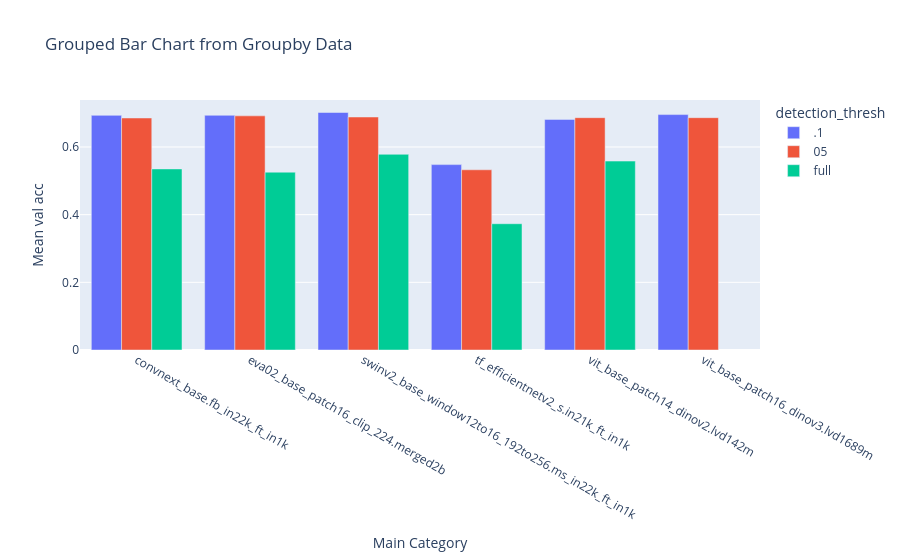

Source (notebook cell):
### Code cell
# 4. Plot with Plotly Express
fig = px.bar(
    data_frame=df_plot,
    x="params.backbone",
    y="metrics.best_val_acc",
    color="detection_thresh",
    barmode="group", # Key for grouped bars
    title="Grouped Bar Chart from Groupby Data"
)

# Optional: Further customize the plot
fig.update_layout(xaxis_title="Main Category", yaxis_title="Mean val acc")

# Display the figure
fig.show()

### Figure 1 — Plotly figure (JSON) as saved in the notebook; plotly's stock layout.template omitted (floating-point values rounded to 4 significant figures)
{"data": [{"alignmentgroup": "True", "hovertemplate": "detection_thresh=.1<br>params.backbone=%{x}<br>metrics.best_val_acc=%{y}<extra></extra>", "legendgroup": ".1", "marker": {"color": "#636efa", "pattern": {"shape": ""}}, "name": ".1", "offsetgroup": ".1", "orientation": "v", "showlegend": true, "textposition": "auto", "type": "bar", "x": ["convnext_base.fb_in22k_ft_in1k", "eva02_base_patch16_clip_224.merged2b", "swinv2_base_window12to16_192to256.ms_in22k_ft_in1k", "tf_efficientnetv2_s.in21k_ft_in1k", "vit_base_patch14_dinov2.lvd142m", "vit_base_patch16_dinov3.lvd1689m"], "xaxis": "x", "y": [0.6935, 0.6937, 0.702, 0.548, 0.6816, 0.6958], "yaxis": "y"}, {"alignmentgroup": "True", "hovertemplate": "detection_thresh=05<br>params.backbone=%{x}<br>metrics.best_val_acc=%{y}<extra></extra>", "legendgroup": "05", "marker": {"color": "#EF553B", "pattern": {"shape": ""}}, "name": "05", "offsetgroup": "05", "orientation": "v", "showlegend": true, "textposition": "auto", "type": "bar", "x": ["convnext_base.fb_in22k_ft_in1k", "eva02_base_patch16_clip_224.merged2b", "swinv2_base_window12to16_192to256.ms_in22k_ft_in1k", "tf_efficientnetv2_s.in21k_ft_in1k", "vit_base_patch14_dinov2.lvd142m", "vit_base_patch16_dinov3.lvd1689m"], "xaxis": "x", "y": [0.6858, 0.692, 0.6887, 0.5326, 0.6867, 0.6867], "yaxis": "y"}, {"alignmentgroup": "True", "hovertemplate": "detection_thresh=full<br>params.backbone=%{x}<br>metrics.best_val_acc=%{y}<extra></extra>", "legendgroup": "full", "marker": {"color": "#00cc96", "pattern": {"shape": ""}}, "name": "full", "offsetgroup": "full", "orientation": "v", "showlegend": true, "textposition": "auto", "type": "bar", "x": ["convnext_base.fb_in22k_ft_in1k", "eva02_base_patch16_clip_224.merged2b", "swinv2_base_window12to16_192to256.ms_in22k_ft_in1k", "tf_efficientnetv2_s.in21k_ft_in1k", "vit_base_patch14_dinov2.lvd142m"], "xaxis": "x", "y": [0.5352, 0.5256, 0.5784, 0.3732, 0.5584], "yaxis": "y"}], "layout": {"barmode": "group", "legend": {"title": {"text": "detection_thresh"}, "tracegroupgap": 0}, "title": {"text": "Grouped Bar Chart from Groupby Data"}, "xaxis": {"anchor": "y", "domain": [0, 1], "title": {"text": "Main Category"}}, "yaxis": {"anchor": "x", "domain": [0, 1], "title": {"text": "Mean val acc"}}}}
